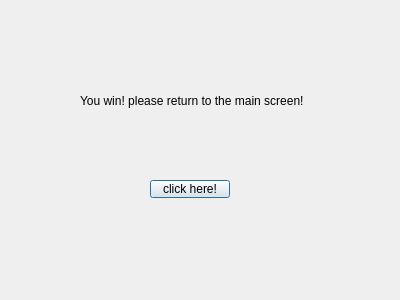
<?xml version="1.0" encoding="UTF-8"?>
<ui version="4.0">
 <class>true_false</class>
 <widget class="QDialog" name="true_false">
  <property name="geometry">
   <rect>
    <x>0</x>
    <y>0</y>
    <width>400</width>
    <height>300</height>
   </rect>
  </property>
  <property name="windowTitle">
   <string>Dialog</string>
  </property>
  <widget class="QPushButton" name="pushButton">
   <property name="geometry">
    <rect>
     <x>150</x>
     <y>180</y>
     <width>80</width>
     <height>18</height>
    </rect>
   </property>
   <property name="text">
    <string>click here!</string>
   </property>
  </widget>
  <widget class="QLabel" name="label">
   <property name="geometry">
    <rect>
     <x>80</x>
     <y>70</y>
     <width>301</width>
     <height>61</height>
    </rect>
   </property>
   <property name="text">
    <string>You win! please return to the main screen!</string>
   </property>
  </widget>
 </widget>
 <resources/>
 <connections/>
</ui>
